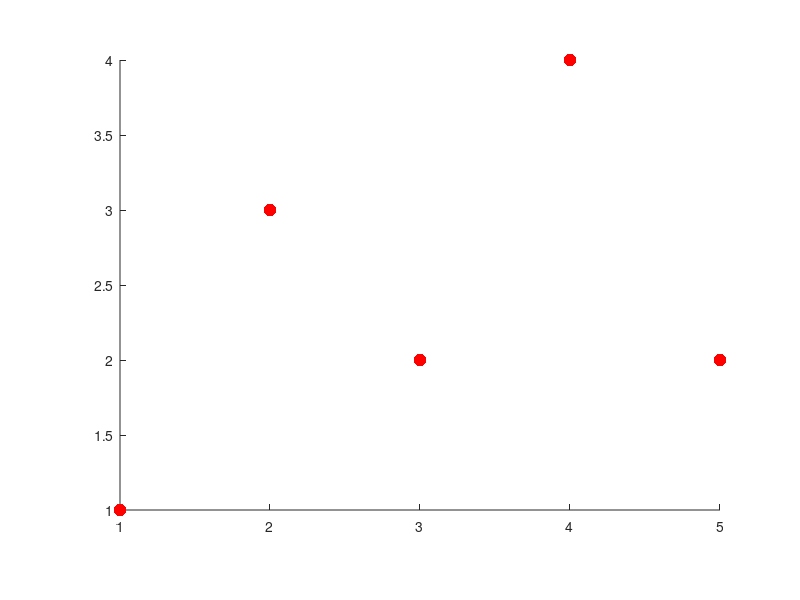

This chart was generated by the following MATLAB code: (Note: this script raises an error after producing the figure.)
%=============================================================================
% Copyright (c) 2026-present Allan CORNET (Nelson)
%=============================================================================
% This file is part of Nelson.
%=============================================================================
% LICENCE_BLOCK_BEGIN
% SPDX-License-Identifier: LGPL-3.0-or-later
% LICENCE_BLOCK_END
%=============================================================================
% <--WEIGHT 2-->
% <--ADV-CLI MODE-->
%=============================================================================
close all
%=============================================================================
f = figure('Visible', 'off', 'InnerPosition', [100 100 320 240], 'Color', [1 1 1]);
ax = axes('Parent', f, 'Position', [0.15 0.15 0.75 0.75]);
s = scatter(ax, 1:5, [1 3 2 4 2], 80, [1 0 0], 'filled');
drawnow();
smallFrame = getframe(f).cdata;
s.SizeData = 260;
s.CData = [0 0 1];
drawnow();
largeFrame = getframe(f).cdata;
asserts.istrue(frame_delta(smallFrame, largeFrame) > 0);
asserts.isequal(s.SizeData, 260);
asserts.isequal(s.CDataMode, 'manual');
close(f);
%=============================================================================
function delta = frame_delta(a, b)
  delta = sum(abs(double(a(:)) - double(b(:))));
end
%=============================================================================
